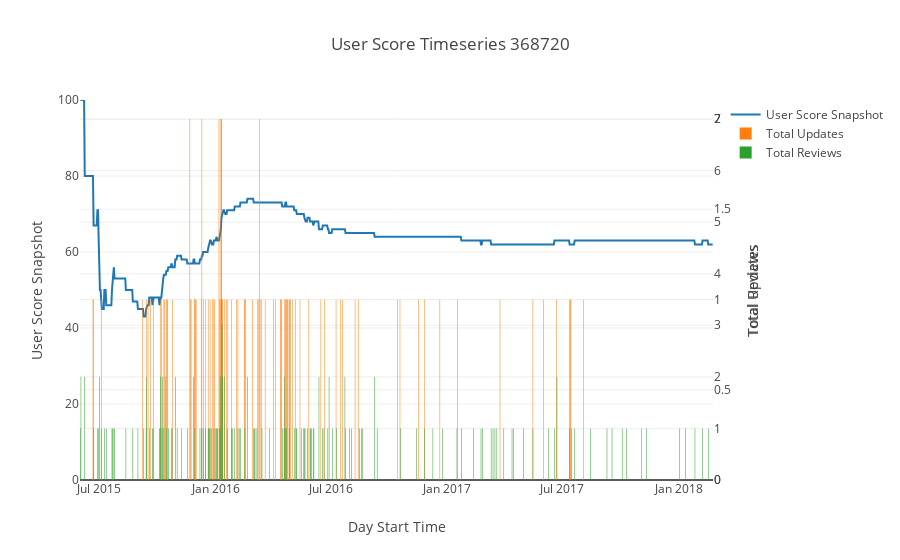

The cell this chart's notebook holds for it:
### Markdown cell above
There is a reasonable correlation visible; it is muddied somewhat by a lack of representation in the data set of updates at higher bands and the influence of outliers, but it is enough to warrant further investigation of explicit timeseries in order to ensure that what is happening is at least in part due to updates.

We build a timeseries graph of some products user scores per day along with some other informative metrics.
- One that has improved over time and into it.
- One that has decreased over time and look into it.
- One that has remained relatively the same.

Furthermore, I can look anecdotally at the contents of the reviews for these investigations to see if my assumptions about the links between updates and the score itself hold true.

It is worth noting that the final user scores and my system's snapshot of users scores do not directly align, and the system providing user scores discounts reviews that were not made on Steam. Users scores up until this explicit and accumulative version have been used as indicators, and what is shown below is something that is unbiased. The reason the system favours reviews made on products that have been acquired through it is a mix of discrediting external sources to promote what it considers more 'legitimate' use. While there can be nefarious means and motivations in the acquisition and review of a product, the majority of users simply participate in 'bundle culture'.

For a one that has improved over time, I selected product '468070', or '90 Minute Fever'.

### Code cell
def create_timeseries_figure(timeseries_data, product_id):
    x = [time.strftime("%Y-%m-%d %H:%M:%S", time.gmtime(item['day_start_time'])) for item in timeseries_data]
    y1 = [item['user_score_snapshot'] for item in timeseries_data]
    y2 = [item['total_updates'] for item in timeseries_data]
    y3 = [item['total_reviews'] for item in timeseries_data]
    y4 = [item['total_reviews_voted_up'] for item in timeseries_data]
    y5 = [item['total_reviews_voted_down'] for item in timeseries_data]

    data = [
    go.Scatter(
        x=x,
        y=y1,
        mode='line',
        name="User Score Snapshot"
    ),
    go.Bar(
        x=x,
        y=y2,
        name="Total Updates",
        xaxis='x',
        yaxis='y2' 
    ),
    go.Bar(
        x=x,
        y=y3,
        name="Total Reviews",
        xaxis='x',
        yaxis='y3'
    )]

    layout = go.Layout(
        title='User Score Timeseries ' + product_id,
        xaxis=dict(
            title="Day Start Time",
            autorange=True,
        ),
        yaxis=dict(
            title="User Score Snapshot",
            range=[
                0, 100
            ],
        ),
        yaxis2=dict(
            title="Total Updates",
            overlaying='y',
            side='right',
            anchor='x'
        ),
        yaxis3=dict(
            title="Total Reviews",
            overlaying='y',
            side='right',
            anchor='x'
        ),
        showlegend=True
    )

    fig = go.Figure(data=data, layout=layout)
    
    return fig

timeseries_368720 = json.load(open('./dumps/timeseries/368720-timeseries.json'))
iplot(create_timeseries_figure(timeseries_368720, "368720"))

### Figure 1 — Plotly figure (JSON) as saved in the notebook; plotly's stock layout.template omitted (floating-point values rounded to 4 significant figures; data arrays with more than 128 entries replaced by an {"elided": "..."} marker saying what was removed)
{"data": [{"mode": "line", "name": "User Score Snapshot", "type": "scatter", "x": {"elided": "1000 str values"}, "y": {"elided": "1000 int values"}}, {"name": "Total Updates", "type": "bar", "x": {"elided": "1000 str values"}, "xaxis": "x", "y": {"elided": "1000 int values"}, "yaxis": "y2"}, {"name": "Total Reviews", "type": "bar", "x": {"elided": "1000 str values"}, "xaxis": "x", "y": {"elided": "1000 int values"}, "yaxis": "y3"}], "layout": {"showlegend": true, "title": "User Score Timeseries 368720", "xaxis": {"autorange": true, "title": "Day Start Time"}, "yaxis": {"range": [0, 100], "title": "User Score Snapshot"}, "yaxis2": {"anchor": "x", "overlaying": "y", "side": "right", "title": "Total Updates"}, "yaxis3": {"anchor": "x", "overlaying": "y", "side": "right", "title": "Total Reviews"}}}
